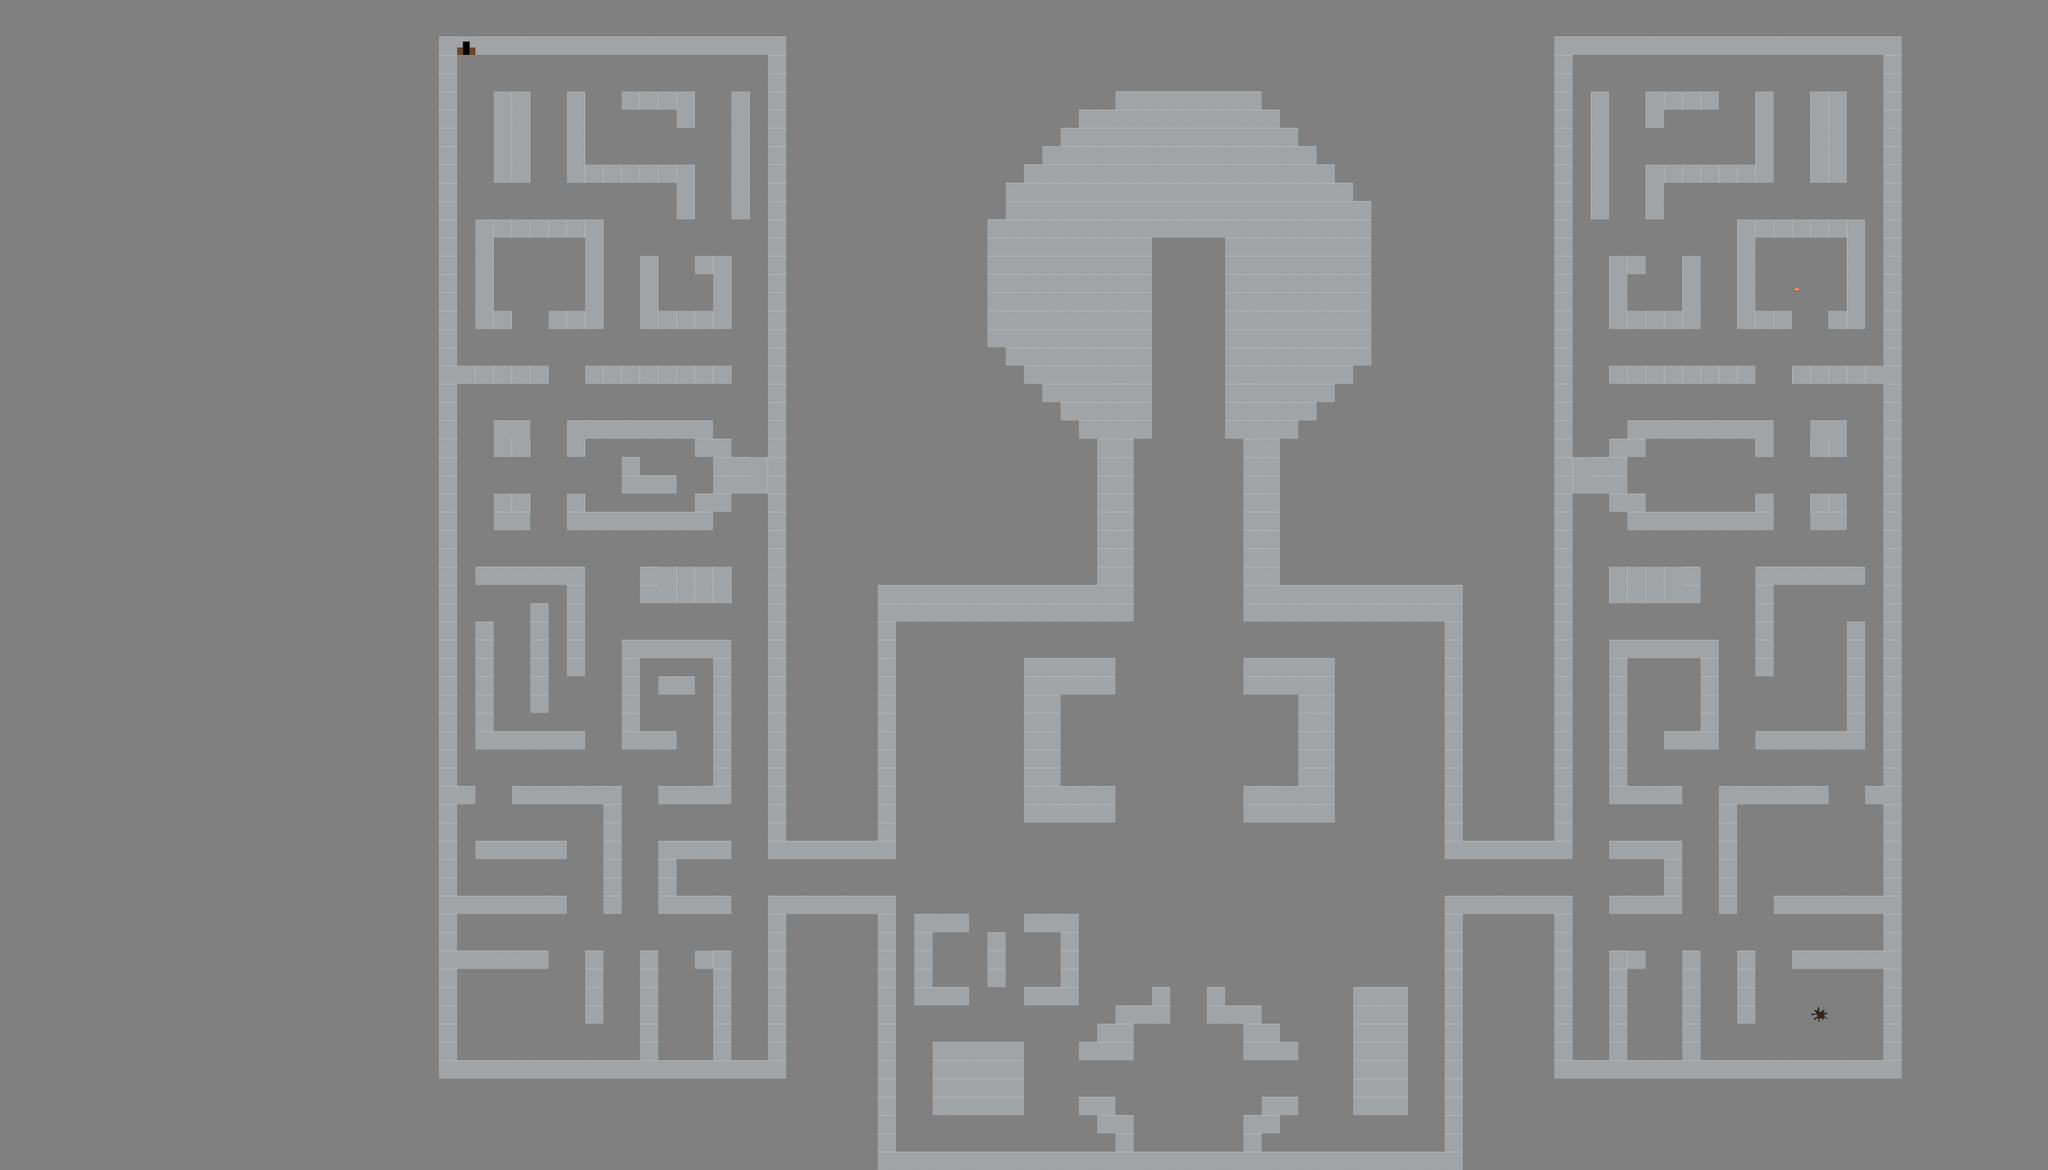

This is a level from a 2D game, rendered from its Tiled map with the project's own tilesets. A one-line summary and the map file follow, with tile-layer data summarised:
An orthogonal 112x64 tile map with 32x32 px tiles, 3 tile layers (backfround, ground, walls), 2 tilesets and 6 objects (player_spawn, add_time, goal, chaser_spawn, random_teleport, ...).

<map version="1.10" tiledversion="1.11.2" orientation="orthogonal" renderorder="right-down" width="112" height="64" tilewidth="32" tileheight="32" infinite="0" nextlayerid="11" nextobjectid="10">
 <tileset firstgid="1" source="wallsDoorsFloors.tsx" />
 <tileset firstgid="49" source="resizedTableComputer.tsx" />
 <layer id="10" name="backfround" width="112" height="64">
  <data>[7168 cells, 3 non-empty, 1 distinct tile ids]</data>
 </layer>
 <layer id="2" name="ground" width="112" height="64">
  <data>[7168 cells, 7165 non-empty, 4 distinct tile ids]</data>
 </layer>
 <layer id="1" name="walls" width="112" height="64">
  <data>[7168 cells, 1382 non-empty, 1 distinct tile ids]</data>
 </layer>
 <objectgroup id="4" name="specials">
  <object id="1" name="player_spawn" x="2049.59" y="1888.94" width="64" height="64">
   <properties>
    <property name="type" value="player_spawn" />
   </properties>
  </object>
  <object id="2" name="add_time" x="3103.1" y="445.825" width="64" height="64">
   <properties>
    <property name="type" value="add_time" />
   </properties>
  </object>
  <object id="3" name="goal" x="769.46" y="31.6589" width="64" height="64">
   <properties>
    <property name="type" value="goal" />
   </properties>
  </object>
  <object id="7" name="chaser_spawn" x="2079.22" y="447.698" width="33" height="33">
   <properties>
    <property name="type" value="chaser_spawn" />
   </properties>
  </object>
  <object id="8" name="random_teleport" x="1088" y="803" width="62" height="62">
   <properties>
    <property name="type" value="random_teleport" />
   </properties>
  </object>
  <object id="9" name="decrease_time" x="3167.21" y="1729.51" width="64" height="64">
   <properties>
    <property name="type" value="decrease_time" />
   </properties>
  </object>
 </objectgroup>
</map>
